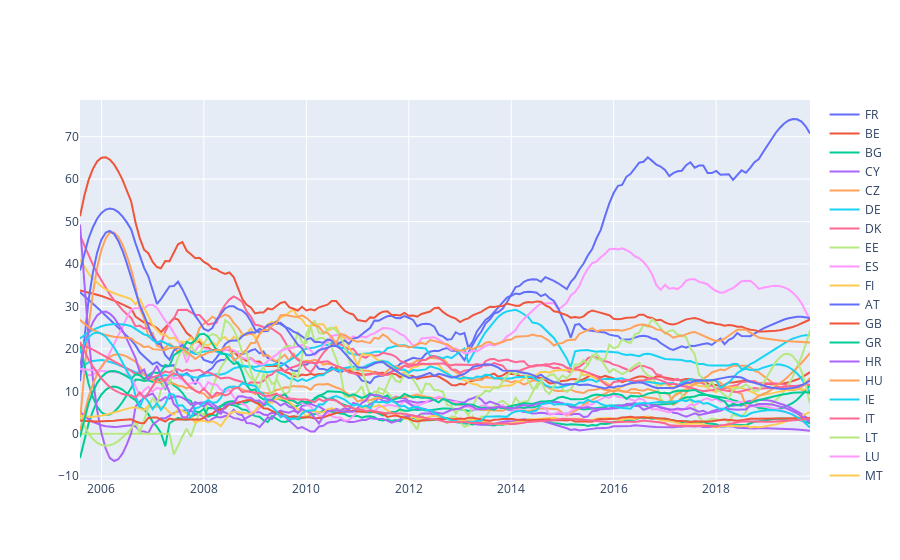

The code cell stored with this chart in its notebook:
### Code cell
plot_lines(df_animal_cruelty,25)

### Figure 1 — Plotly figure (JSON) as saved in the notebook; plotly's stock layout.template omitted (floating-point values rounded to 4 significant figures; data arrays with more than 128 entries replaced by an {"elided": "..."} marker saying what was removed)
{"data": [{"mode": "lines", "name": "FR", "type": "scatter", "x": {"elided": "172 str values"}, "y": {"elided": "172 float values"}}, {"mode": "lines", "name": "BE", "type": "scatter", "x": {"elided": "172 str values"}, "y": {"elided": "172 float values"}}, {"mode": "lines", "name": "BG", "type": "scatter", "x": {"elided": "172 str values"}, "y": {"elided": "172 float values"}}, {"mode": "lines", "name": "CY", "type": "scatter", "x": {"elided": "172 str values"}, "y": {"elided": "172 float values"}}, {"mode": "lines", "name": "CZ", "type": "scatter", "x": {"elided": "172 str values"}, "y": {"elided": "172 float values"}}, {"mode": "lines", "name": "DE", "type": "scatter", "x": {"elided": "172 str values"}, "y": {"elided": "172 float values"}}, {"mode": "lines", "name": "DK", "type": "scatter", "x": {"elided": "172 str values"}, "y": {"elided": "172 float values"}}, {"mode": "lines", "name": "EE", "type": "scatter", "x": {"elided": "172 str values"}, "y": {"elided": "172 float values"}}, {"mode": "lines", "name": "ES", "type": "scatter", "x": {"elided": "172 str values"}, "y": {"elided": "172 float values"}}, {"mode": "lines", "name": "FI", "type": "scatter", "x": {"elided": "172 str values"}, "y": {"elided": "172 float values"}}, {"mode": "lines", "name": "AT", "type": "scatter", "x": {"elided": "172 str values"}, "y": {"elided": "172 float values"}}, {"mode": "lines", "name": "GB", "type": "scatter", "x": {"elided": "172 str values"}, "y": {"elided": "172 float values"}}, {"mode": "lines", "name": "GR", "type": "scatter", "x": {"elided": "172 str values"}, "y": {"elided": "172 float values"}}, {"mode": "lines", "name": "HR", "type": "scatter", "x": {"elided": "172 str values"}, "y": {"elided": "172 float values"}}, {"mode": "lines", "name": "HU", "type": "scatter", "x": {"elided": "172 str values"}, "y": {"elided": "172 float values"}}, {"mode": "lines", "name": "IE", "type": "scatter", "x": {"elided": "172 str values"}, "y": {"elided": "172 float values"}}, {"mode": "lines", "name": "IT", "type": "scatter", "x": {"elided": "172 str values"}, "y": {"elided": "172 float values"}}, {"mode": "lines", "name": "LT", "type": "scatter", "x": {"elided": "172 str values"}, "y": {"elided": "172 float values"}}, {"mode": "lines", "name": "LU", "type": "scatter", "x": {"elided": "172 str values"}, "y": {"elided": "172 float values"}}, {"mode": "lines", "name": "MT", "type": "scatter", "x": {"elided": "172 str values"}, "y": {"elided": "172 float values"}}, {"mode": "lines", "name": "NL", "type": "scatter", "x": {"elided": "172 str values"}, "y": {"elided": "172 float values"}}, {"mode": "lines", "name": "PL", "type": "scatter", "x": {"elided": "172 str values"}, "y": {"elided": "172 float values"}}, {"mode": "lines", "name": "PT", "type": "scatter", "x": {"elided": "172 str values"}, "y": {"elided": "172 float values"}}, {"mode": "lines", "name": "RO", "type": "scatter", "x": {"elided": "172 str values"}, "y": {"elided": "172 float values"}}, {"mode": "lines", "name": "SE", "type": "scatter", "x": {"elided": "172 str values"}, "y": {"elided": "172 float values"}}, {"mode": "lines", "name": "SI", "type": "scatter", "x": {"elided": "172 str values"}, "y": {"elided": "172 float values"}}, {"mode": "lines", "name": "SK", "type": "scatter", "x": {"elided": "172 str values"}, "y": {"elided": "172 float values"}}], "layout": {}}
